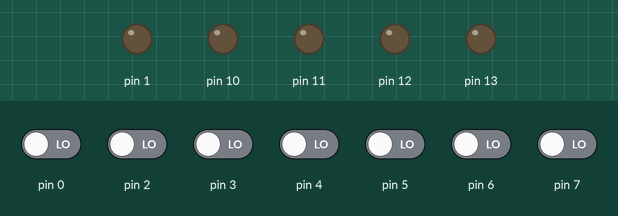
Recording of a sketch running on a simulated Arduino Uno, built with avr-gcc and run on an emulated ATmega328P. Parts: output pins drawn as LEDs (lit = HIGH). The inputs (shaded band) are chosen by the test bench; at power-on: pin 0, pin 2–7 LOW.

Above: at 1.2 s.
1.3 s: pin 2 driven HIGH
At 2.0 s:
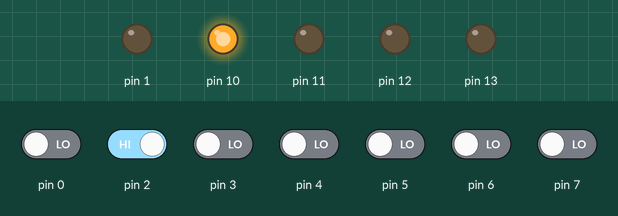
2.8 s: pin 3 driven HIGH
At 3.2 s:
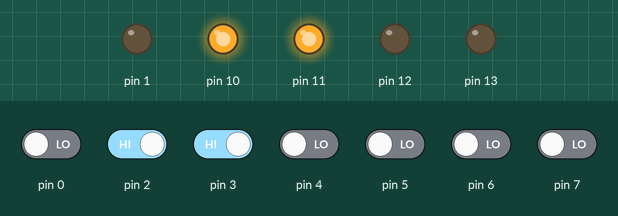
4.3 s: pin 4 driven HIGH
At 5.5 s:
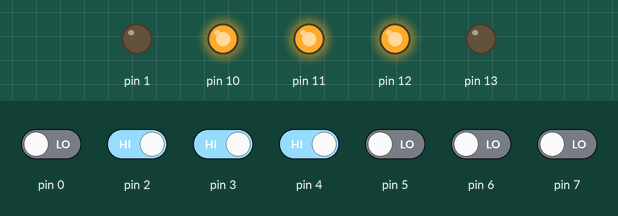
5.8 s: pin 5 driven HIGH
At 6.6 s:
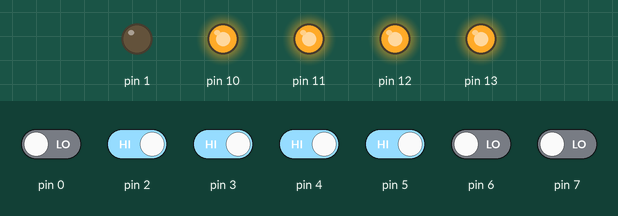
7.3 s: pin 2 driven LOW
At 7.8 s:
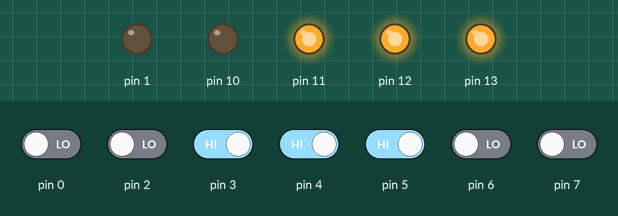
8.8 s: pin 3 driven LOW
At 10.1 s:
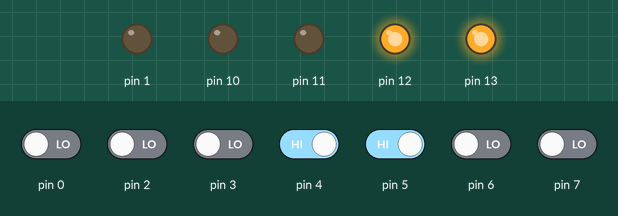
Timing chart, 0 to 11.3 s (numbered marks = the images above; inputs shaded):
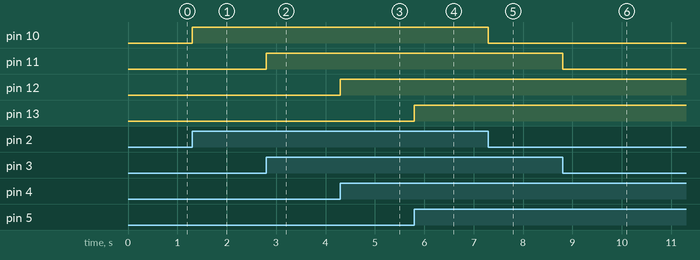

The sketch:

serieUno.ino
```cpp
byte valorB;

void setup() {
  //LEDS 8 - 13 (Puerto A)
  DDRB = B00111100;
  //Salida con 1 Entrada con 0

  //BOTONES 0 - 7 (PuertoC)
  DDRD = B00000010;
}

void loop() {

 valorB = PIND;
 PORTB = valorB;


}
```

Measured:
- after the input at 1.3 s, pin 10: LOW → HIGH at once
- after the input at 2.8 s, pin 11: LOW → HIGH at once
- after the input at 4.3 s, pin 12: LOW → HIGH at once
- after the input at 5.8 s, pin 13: LOW → HIGH at once
- after the input at 7.3 s, pin 10: HIGH → LOW at once
- after the input at 8.8 s, pin 11: HIGH → LOW at once
